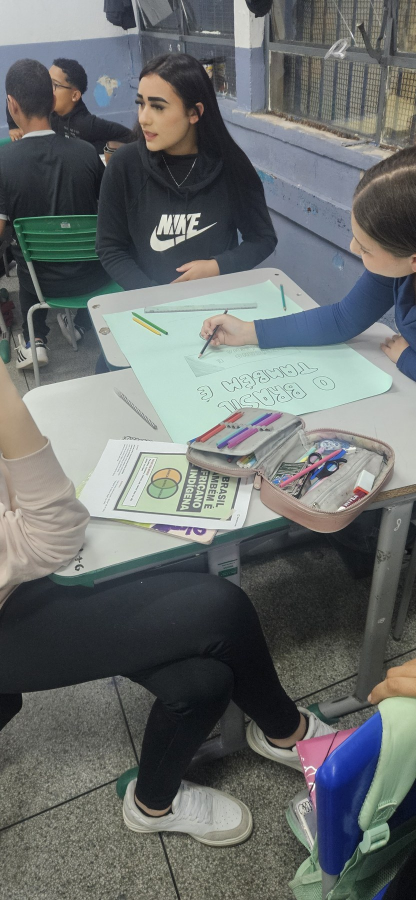
#> input picture arte-erer-8b/fotos/brasil.jpg, 832 x 1800 px (shown at 1/2 size); its folder holds only this picture in this run
$ python -i demo_estilo.py   (imports and definitions only)
#> lines starting #> are read from the running program, lines starting #| are printed output that depends on the picture
"""Demonstração das peças novas (referência enviada em 28/11/2026) aplicadas ao vídeo do Eliezio:
1 ícones em neon desenhados · 2 preto e branco com palavra colorida · 3 número subindo · 4 celulares flutuando com corações · 5 cartão de contato.
Transição com borrão de movimento entre os trechos. Uso: python3 demo_estilo.py SAIDA.mp4 | frames:t1,t2"""
import sys, math, subprocess, numpy as np, cv2
from PIL import Image, ImageDraw, ImageFont, ImageFilter
K = "/home/user/next-netlify-starter/edicao-video"; sys.path.insert(0, K + "/scripts"); FD = K + "/assets/fonts"
import sfx
W, H, FPS = 1080, 1920, 30
GOLD = (214, 182, 116); GOLD_L = (245, 226, 176); NAVY = (6, 34, 58); WHITE = (255, 255, 255); NEON = (110, 215, 255); ORANGE = (255, 140, 20)
SEGS = [(0.0, 3.6, "ÍCONES EM NEON"), (12.4, 15.75, "PRETO E BRANCO + PALAVRA"), (38.2, 43.6, "NÚMERO SUBINDO"), (84.0, 89.9, "CELULARES FLUTUANDO"), (167.9, 171.1, "CARTÃO DE CONTATO")]
OFF = []; acc = 0.0
# [1 line not run here, left out]
TOTAL = acc
def F(n, s): return ImageFont.truetype(f"{FD}/{n}.ttf", s)
def clamp(x, a=0.0, b=1.0): return max(a, min(b, x))
def eo(x): x = clamp(x); return 1 - (1 - x) ** 3
def back(x, s=1.6): x = clamp(x) - 1; return 1 + (s + 1) * x ** 3 + s * x ** 2
def grab(t):
    raw = subprocess.run(["ffmpeg", "-v", "error", "-ss", f"{t:.3f}", "-i", "src.mp4", "-frames:v", "1", "-f", "rawvideo", "-pix_fmt", "rgb24", "-"], capture_output=True).stdout
    return np.frombuffer(raw, np.uint8).reshape(H, W, 3)
# ---------- 1 neon
def balao(cx, cy, w, h):
#> called with cx = 300, cy = 520, w = 330, h = 210
    pts = []; r = 40
    for k in range(0, 91, 10): a = math.radians(180 + k); pts.append((cx - w / 2 + r + r * math.cos(a), cy - h / 2 + r + r * math.sin(a)))
    for k in range(0, 91, 10): a = math.radians(270 + k); pts.append((cx + w / 2 - r + r * math.cos(a), cy - h / 2 + r + r * math.sin(a)))
    for k in range(0, 91, 10): a = math.radians(k); pts.append((cx + w / 2 - r + r * math.cos(a), cy + h / 2 - r + r * math.sin(a)))
    pts += [(cx - w * 0.05, cy + h / 2), (cx - w * 0.28, cy + h / 2 + 60), (cx - w * 0.22, cy + h / 2)]
    for k in range(90, 181, 10): a = math.radians(k); pts.append((cx - w / 2 + r + r * math.cos(a), cy + h / 2 - r + r * math.sin(a)))
    pts.append(pts[0]); return pts
def interrog(cx, cy, s):
    pts = [(cx + s * math.cos(math.radians(a)), cy - s * 0.6 + s * math.sin(math.radians(a))) for a in range(200, 361 + 80, 12)]
    pts += [(cx + s * 0.1, cy + s * 0.25), (cx, cy + s * 0.55)]; return pts
ICONS = [(0.15, balao(300, 520, 330, 210)), (0.55, balao(760, 300, 250, 160)), (0.9, [(230, 500), (370, 500)]), (1.0, [(230, 550), (330, 550)]), (1.25, [(700, 300), (712, 300)]), (1.35, [(760, 300), (772, 300)]), (1.45, [(820, 300), (832, 300)])]
# [22 lines left out: functions poly_part, neon, not called in this run]
# ---------- 2 preto e branco
def pb(frame, u, tw):
    g = cv2.cvtColor(frame, cv2.COLOR_RGB2GRAY); g = cv2.convertScaleAbs(g, alpha=1.12, beta=-8)
    k = clamp((u - 0.05) / 0.25); return (frame * (1 - k) + np.dstack([g] * 3) * k).astype(np.uint8)
# [17 lines left out: functions palavra, contador, not called in this run]
# ---------- 4 celulares
_cel = {}
# [26 lines left out: functions celular, coracao, tela, proj, not called in this run]
def warp(rgba, quad):
    h, w = rgba.shape[:2]; M = cv2.getPerspectiveTransform(np.float32([[0, 0], [w, 0], [w, h], [0, h]]), quad)
    return cv2.warpPerspective(rgba, M, (W, H), flags=cv2.INTER_LINEAR, borderMode=cv2.BORDER_CONSTANT, borderValue=(0, 0, 0, 0))
# [24 lines left out: function celulares, not called in this run]
# ---------- 5 cartão de contato
_face = None
# [27 lines left out: functions cartao, etiqueta, borrao, not called in this run]
FIT = 0.88; IMG_CX = 505
def caber(img):
    bg = cv2.resize(img, (W // 8, H // 8)); bg = cv2.GaussianBlur(bg, (0, 0), 4); bg = cv2.resize(bg, (W, H)); bg = (bg.astype(np.float32) * 0.72).astype(np.uint8)
#> after `bg = cv2.resize(img, (W // 8, H // 8))`:
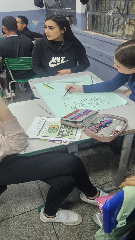
#> bg: shape (240, 135, 3); mean R, G, B 105.5, 109.8, 108.7
#> after `bg = cv2.GaussianBlur(bg, (0, 0), 4)`:
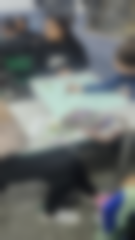
#> bg: shape (240, 135, 3); mean R, G, B 105.5, 109.8, 108.7
#> after `bg = (bg.astype(np.float32) * 0.72).astype(np.uint8)`:
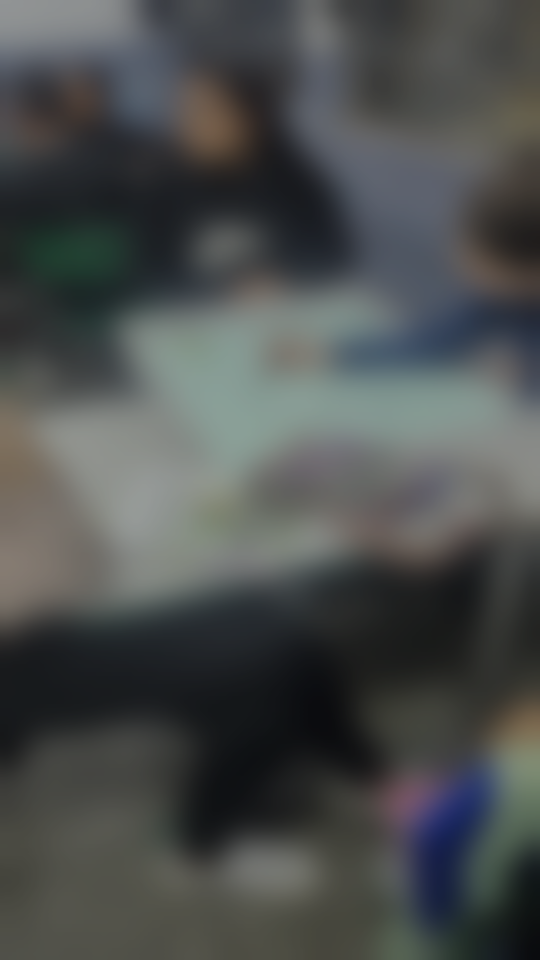
#> bg: shape (1920, 1080, 3) (shown at 1/2 size); mean R, G, B 75.4, 78.5, 77.7
    sw, sh = int(W * FIT), int(H * FIT); sm = cv2.resize(img, (sw, sh), interpolation=cv2.INTER_AREA); x0 = IMG_CX - sw // 2; y0 = H - sh; out = bg.copy()
#> after `sm = cv2.resize(img, (sw, sh), interpolation=cv2.INTER_AREA)`:
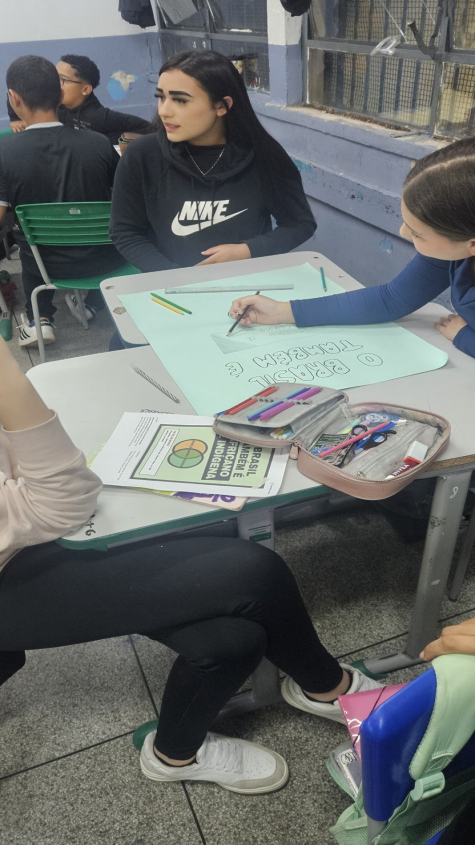
#> sm: shape (1689, 950, 3) (shown at 1/2 size); mean R, G, B 105.4, 109.6, 108.5
    m = np.ones((sh, sw), np.float32); f = 40; r = np.linspace(0, 1, f); m[:, :f] *= r; m[:, -f:] *= r[::-1]; m[:f, :] *= r[:, None]
    reg = out[y0:y0 + sh, x0:x0 + sw]; mm = m[..., None]; reg[:] = (sm * mm + reg * (1 - mm)).astype(np.uint8); return out
#> after `reg = out[y0:y0 + sh, x0:x0 + sw]`:
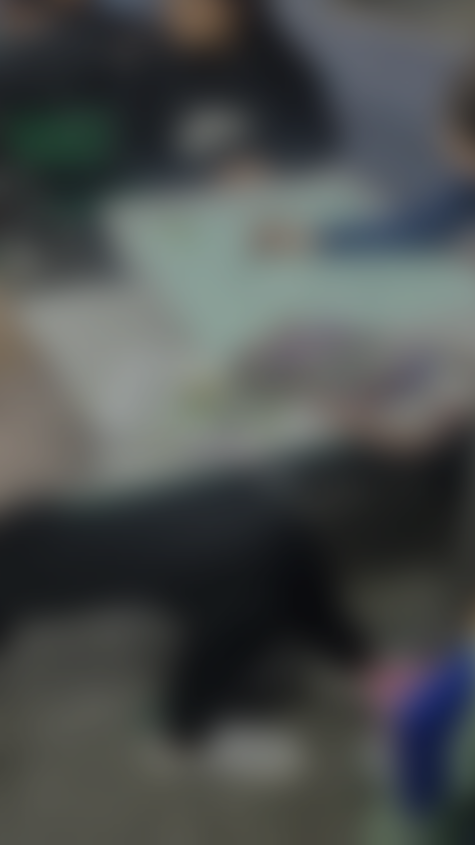
#> reg: shape (1689, 950, 3) (shown at 1/2 size); mean R, G, B 74.8, 78.5, 77.8
#> after `reg[:] = (sm * mm + reg * (1 - mm)).astype(np.uint8)`:
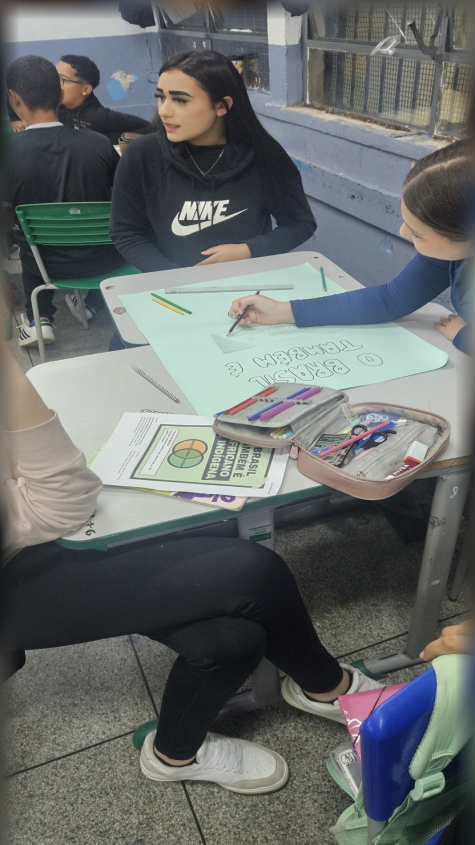
#> reg: shape (1689, 950, 3) (shown at 1/2 size); mean R, G, B 103.7, 107.9, 106.9
# [35 lines left out: functions compose, audio, frames_of, not called in this run]
# [13 lines not run here, left out]

>>> import cv2
>>> picture = cv2.cvtColor(cv2.imread('../../arte-erer-8b/fotos/brasil.jpg'), cv2.COLOR_BGR2RGB)
>>> result = caber(picture)
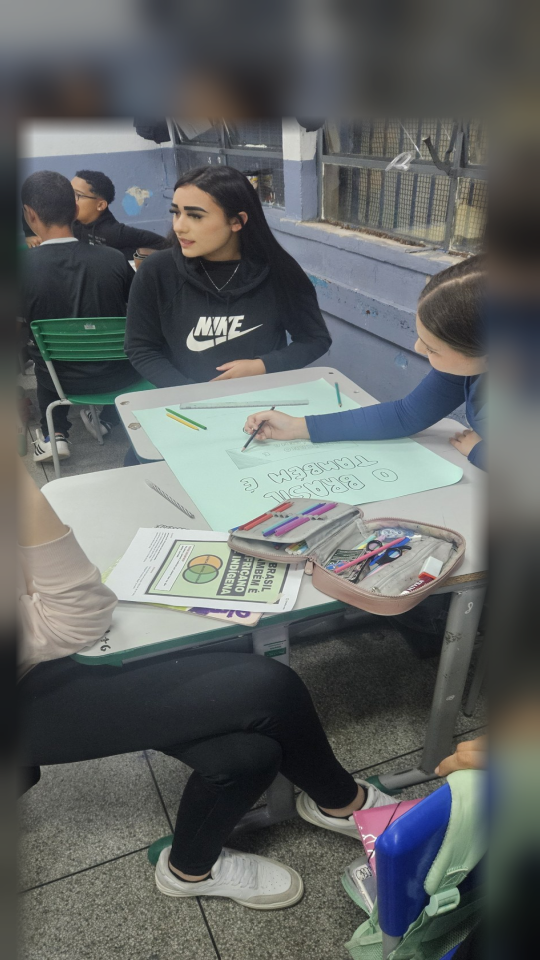
#> result: shape (1920, 1080, 3) (shown at 1/2 size); mean R, G, B 97.7, 101.2, 100.2

$ run again, on arte-erer-8b/fotos/coroa.jpg
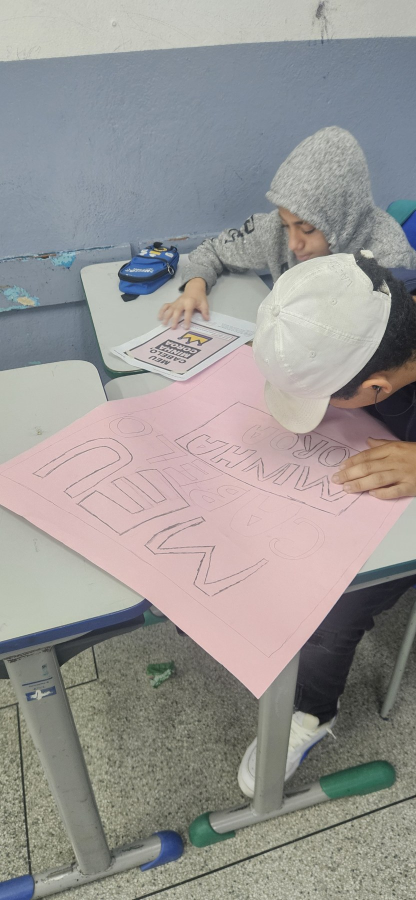
#> input picture arte-erer-8b/fotos/coroa.jpg, 832 x 1800 px (shown at 1/2 size)
#> bg: shape (1920, 1080, 3)
#> in caber, `reg[:] = (sm * mm + reg * (1 - mm)).astype(np.uint8)`:
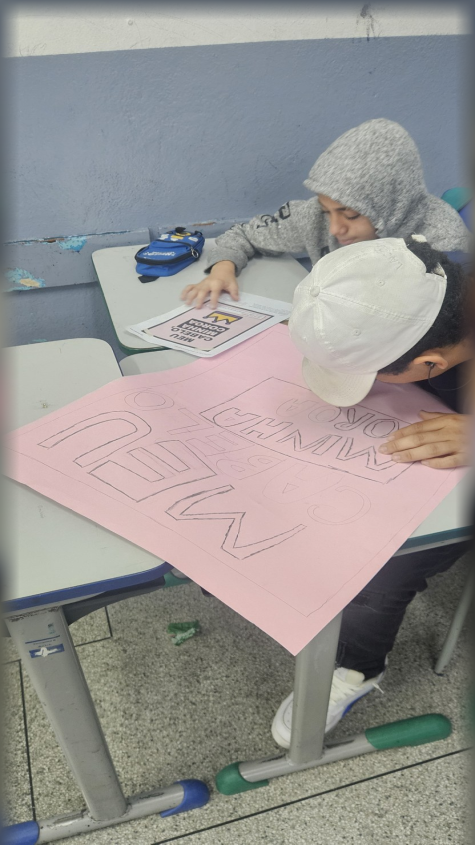
#> reg: shape (1689, 950, 3) (shown at 1/2 size); mean R, G, B 150.2, 147.6, 145.6
#> `result = caber(picture)`:
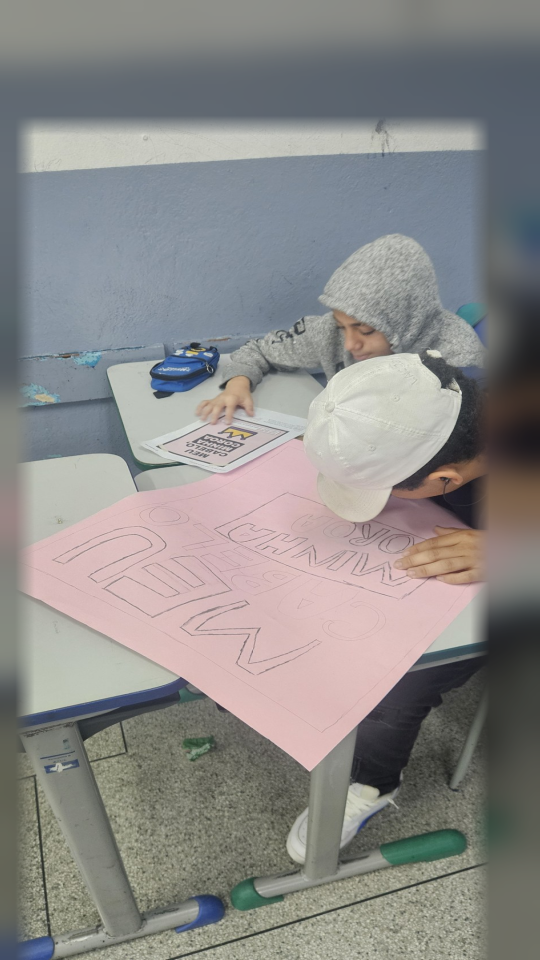
#> result: shape (1920, 1080, 3) (shown at 1/2 size); mean R, G, B 139, 137.7, 136.2

$ run again, on arte-erer-8b/fotos/diferenca.jpg
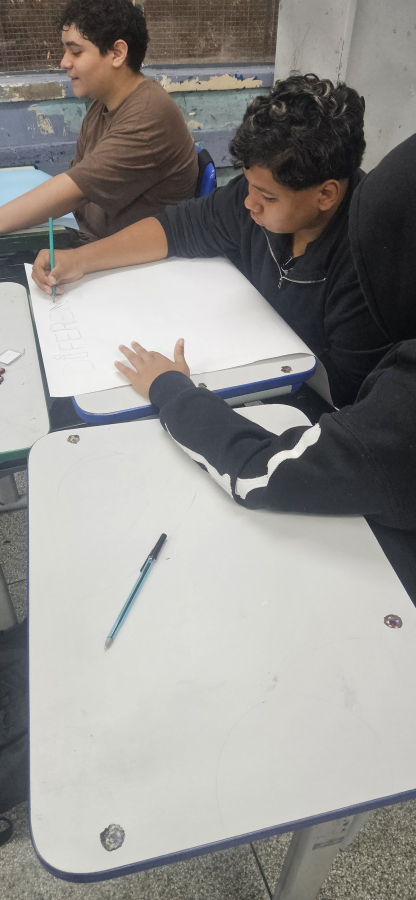
#> input picture arte-erer-8b/fotos/diferenca.jpg, 832 x 1800 px (shown at 1/2 size)
#> bg: shape (1920, 1080, 3)
#> in caber, `reg[:] = (sm * mm + reg * (1 - mm)).astype(np.uint8)`:
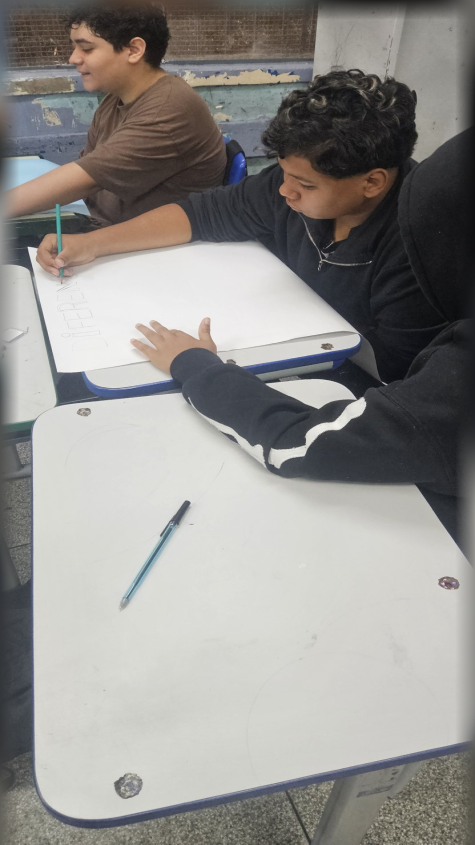
#> reg: shape (1689, 950, 3) (shown at 1/2 size); mean R, G, B 145.2, 143.1, 140.1
#> `result = caber(picture)`:
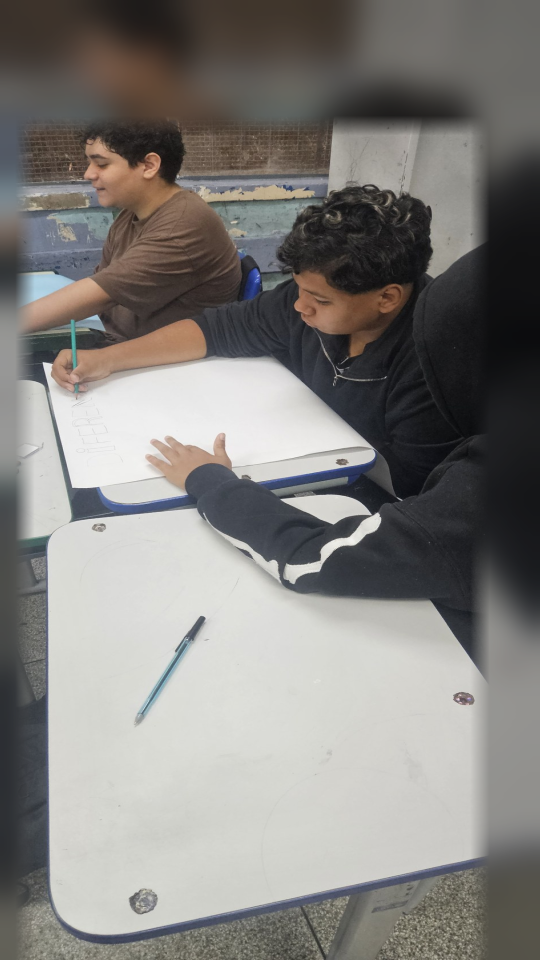
#> result: shape (1920, 1080, 3) (shown at 1/2 size); mean R, G, B 130.2, 127.9, 124.7

$ run again, on arte-erer-8b/fotos/indigenas.jpg
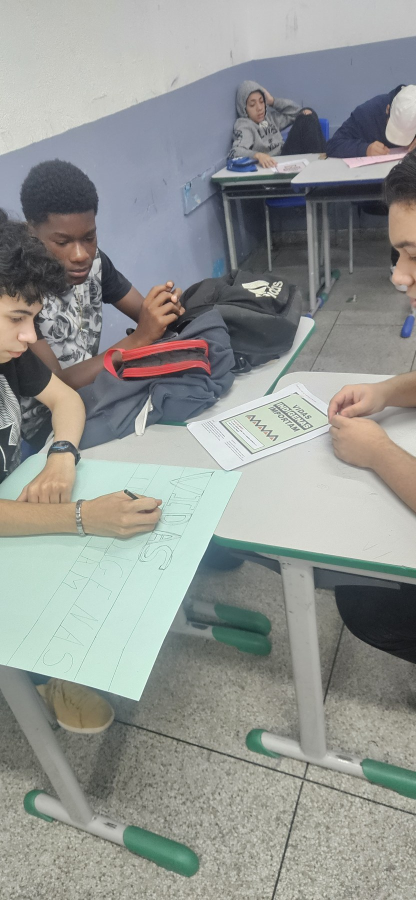
#> input picture arte-erer-8b/fotos/indigenas.jpg, 832 x 1800 px (shown at 1/2 size)
#> bg: shape (1920, 1080, 3)
#> `result = caber(picture)`:
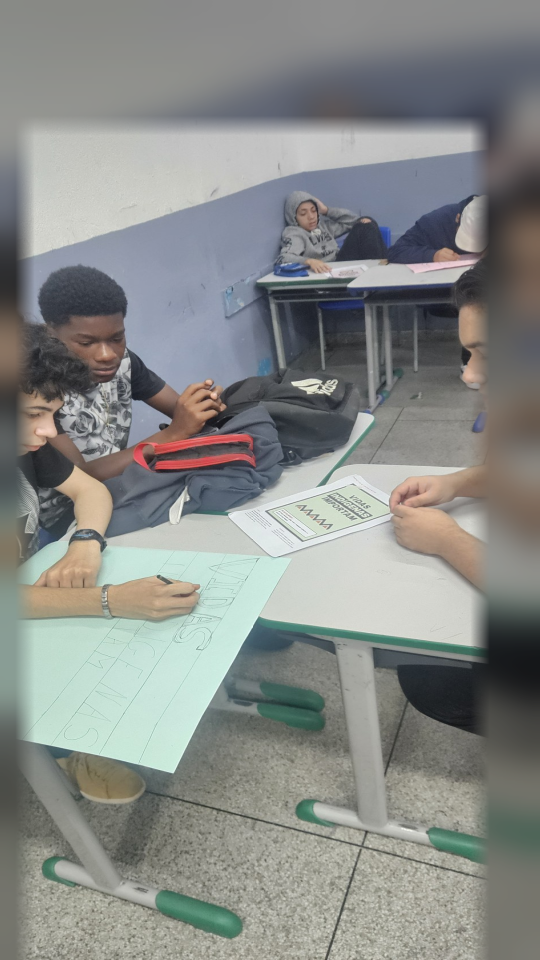
#> result: shape (1920, 1080, 3) (shown at 1/2 size); mean R, G, B 136.1, 138.6, 135.9
